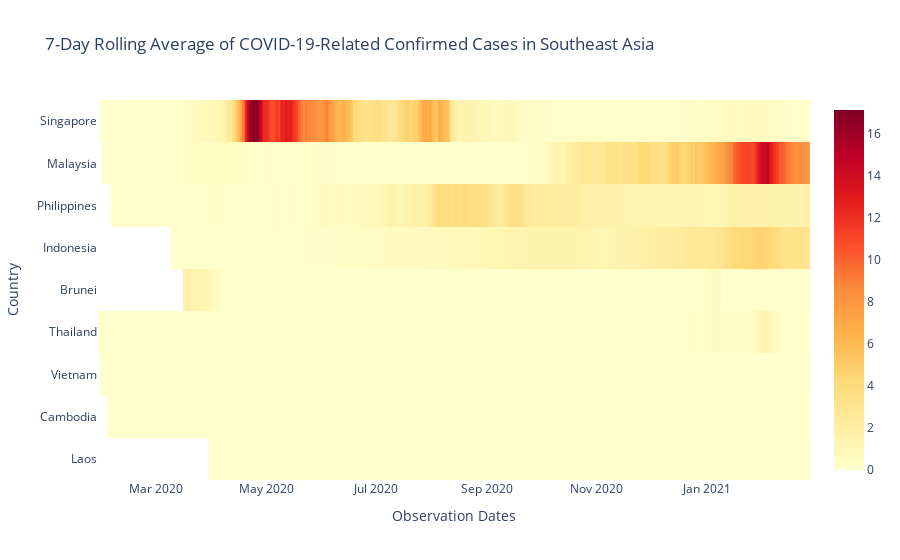

Notebook cell for this chart:
### Markdown cell above
First, we construct a dynamic heatmap map for the daily number of confirmed cases per 100,000.

<i>Note that this is an interactive map. Hovering on regions or adjusting the range slider allows for a more granular look at the data.</i>

### Code cell
fig = go.Figure(data = go.Heatmap(z = se_asia['Daily Confirmed per 100k (7-Day Rolling Average)'],
                                  y = se_asia['Country/Region'],
                                  x = se_asia['ObservationDate'],
                                  colorscale = "YlOrRd"))

fig.update_layout({'plot_bgcolor': 'rgba(0, 0, 0, 0)'},
                 title = "7-Day Rolling Average of COVID-19-Related Confirmed Cases in Southeast Asia",
                 xaxis_title = "Observation Dates",
                 yaxis_title = "Country")

fig.show()

### Figure 1 — Plotly figure (JSON) as saved in the notebook; plotly's stock layout.template omitted (floating-point values rounded to 4 significant figures; data arrays with more than 128 entries replaced by an {"elided": "..."} marker saying what was removed)
{"data": [{"colorscale": [[0, "rgb(255,255,204)"], [0.125, "rgb(255,237,160)"], [0.25, "rgb(254,217,118)"], [0.375, "rgb(254,178,76)"], [0.5, "rgb(253,141,60)"], [0.625, "rgb(252,78,42)"], [0.75, "rgb(227,26,28)"], [0.875, "rgb(189,0,38)"], [1, "rgb(128,0,38)"]], "type": "heatmap", "x": {"elided": "3399 str values"}, "y": {"elided": "3399 str values"}, "z": {"elided": "3399 float values"}}], "layout": {"plot_bgcolor": "rgba(0, 0, 0, 0)", "title": {"text": "7-Day Rolling Average of COVID-19-Related Confirmed Cases in Southeast Asia"}, "xaxis": {"title": {"text": "Observation Dates"}}, "yaxis": {"title": {"text": "Country"}}}}
